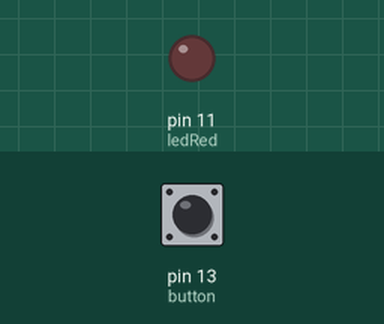
The sketch below on a simulated Arduino Uno, built with avr-gcc and run on an emulated ATmega328P. Parts: output pins drawn as LEDs (lit = HIGH). The inputs (shaded band) are chosen by the test bench; at power-on: pin 13 (button) HIGH.

Above: at 1.2 s.
1.3 s: pin 13 (button) pulled LOW for 0.15 s
At 1.47 s:
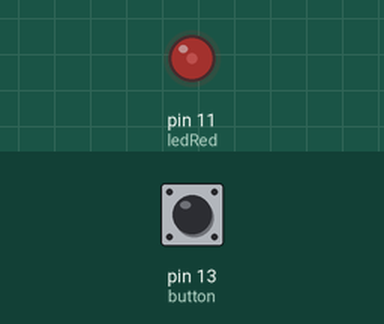
3.0 s: pin 13 (button) pulled LOW for 3.2 s
At 7.3 s:
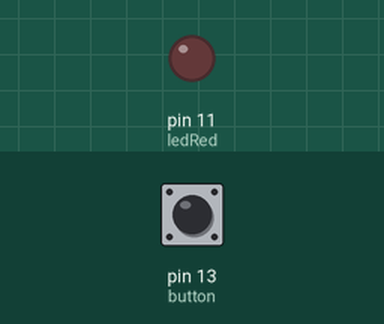
Timing chart, 0 to 8.8 s (numbered marks = the images above; inputs shaded):
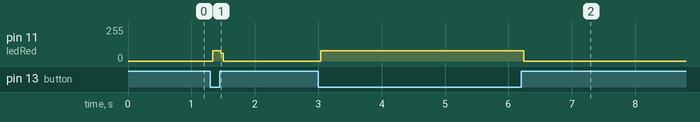

Measured:
- after the input at 1.3 s, pin 11 (ledRed): 0/255 → 78/255 at once, → 0/255 0.12 s later
- after the input at 3.0 s, pin 11 (ledRed): 0/255 → 78/255 at once, → 0/255 3.2 s later

The sketch:

exercise3_digitalinput.ino
```cpp
int button = 13; // pin on ARDUINO
int ledRed = 11; // pin on ARDUINO

void setup() {
  pinMode(ledRed,OUTPUT);
  pinMode(button,INPUT_PULLUP);
}

void loop() {
  // put your main code here, to run repeatedly:
  if (digitalRead(button) == false){
    // if button is pressed (false)
    digitalWrite(ledRed, HIGH);
    // then turn LED on.
  }
  else;
    // if button is not pressed, then let LED stay turned off.
    digitalWrite(ledRed,LOW);
}
```
